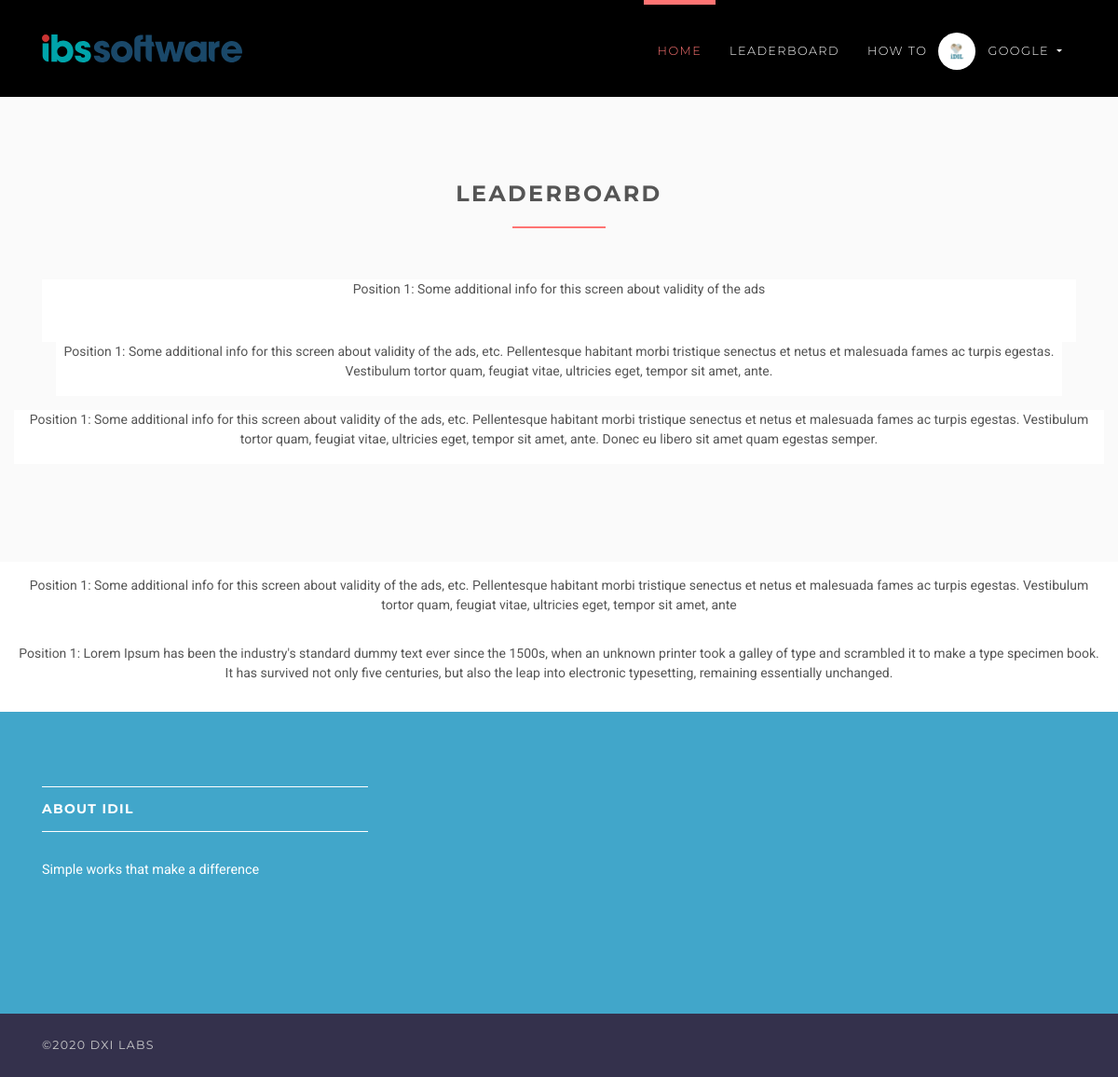
/lb (signed in), run on the app's committed database.
### accounts/models.py (models this page shows, shortened)
class User(AbstractUser):
    username = None
    role = models.CharField(max_length=12, error_messages={
        'required': "Role must be provided"
    })
    points = models.IntegerField(default=0,blank=True)
    email = models.EmailField(unique=True, blank=False,
                              error_messages={
                                  'unique': "A user with that email already exists.",
                              })
    USERNAME_FIELD = "email"
    REQUIRED_FIELDS = []
    objects = UserManager()

### jobsapp/models.py (models this page shows, shortened)
class Job(models.Model):
    user = models.ForeignKey(User, on_delete=models.CASCADE)
    title = models.CharField(max_length=300)
    description = models.TextField()
    location = models.CharField(max_length=150)
    type = models.CharField(choices=JOB_TYPE, max_length=10)
    category = models.CharField(max_length=100)
    last_date = models.DateTimeField()
    company_name = models.CharField(max_length=100)
    company_description = models.CharField(max_length=300)
    website = models.CharField(max_length=100, default="")
    created_at = models.DateTimeField(default=timezone.now)
    filled = models.BooleanField(default=False)
    salary = models.IntegerField(default=0, blank=True)
    status = models.CharField(choices=JOB_STATUS, max_length=30,blank=True)

### jobsapp/views/home.py (the view)
# urls.py: path('lb', LeaderView.as_view(), name='leader'),
class LeaderView(ListView):
    model = Job
    template_name = 'leaderBoard.html'
    context_object_name = 'jobs'
    paginate_by = 5

### templates/leaderBoard.html (shortened to what this page needs)
{% extends 'base.html' %}
{% load static %}
{% block content %}
    <section class="bg-light-gray">
        <div class="container">
            <h3 class="heading">LeaderBoard </h3>
            <div class="row featured align-items-stretch">
                {% for job in jobs %}
                    <div class="col-lg-12 mb-12 mb-lg-0">
                        <div class="box-image-text bg-visible full-height">
                                <p>Position  1: {{ job.description }}</p>
                            </div>
                        </div>
                    </div>
                {% endfor %}
{% endblock %}

### templates/base.html (shortened to what this page needs)
{% load static %}
<!DOCTYPE html>
<html>
<head>
    <link rel="stylesheet"
          href="{% static 'vendor/bootstrap/css/bootstrap.min.css' %}">
    <link rel="stylesheet"
          href="{% static 'vendor/font-awesome/css/font-awesome.min.css' %}">
    <link rel="stylesheet"
          href="{% static 'vendor/owl.carousel/assets/owl.carousel.css' %}">
    <link rel="stylesheet"
          href="{% static 'vendor/owl.carousel/assets/owl.theme.default.css' %}">
    <link rel="stylesheet" href="{% static 'css/style.default.css' %}"
          id="theme-stylesheet">
    <link rel="stylesheet" href="{% static 'css/custom.css' %}">
</head>
<body>
<header class="header">
    <nav class="navbar navbar-expand-lg">
        <div class="container">
            <div id="navbarSupportedContent" class="collapse navbar-collapse">
                 <a href="/" class="navbar-brand">
                <img src="{% static 'img/logo.svg' %}" alt="logo" class="d-none d-lg-block">
            </a>
                <ul class="navbar-nav ml-auto">
                    <li class="nav-item active">
                        <a href="/" class="nav-link">Home <span class="sr-only">(current)</span></a>
                    </li>
                    <li class="nav-item">
                        <a href="/lb" class="nav-link">LeaderBoard</a>
                    </li>
                    <li class="nav-item">
                        <a href="/about" class="nav-link">How to</a>
                    </li>
                    {% if request.user.is_authenticated and request.user.role == 'employer' %}
                        <li class="nav-item dropdown">
                            <a id="clientZone" href="#" data-toggle="dropdown"
                               aria-haspopup="true" aria-expanded="false"
                               class="nav-link dropdown-toggle has-img mb-3 mb-lg-0 mt-3 mt-lg-0">
                                <div class="client-menu-image">
                                    <div class="inner">
                                        <img src="{% static 'img/company-1.png' %}"
                                             alt="company image"
                                             class="img-fluid">
                                    </div>
                                </div>
                                {% if request.user.role == 'employee' %}
                                    {{ request.user.first_name }} {{ request.user.last_name }}
                                {% else %}
                                    {{ request.user.first_name }}
                                {% endif %}
                            </a>
                        </li>
                    {% endif %}
                </ul>
            </div>
        </div>
    </nav>
</header>
<div>
    {% block content %} {% endblock %}
<footer class="footer">
    <div class="footer__block">
        <div class="container">
            <div class="row">
                <div class="col-lg-4 col-md-12 mb-5">
                    <h4 class="h5">About iDIL</h4>
                    <p> Simple works that make a difference </p>
                </div>
            </div>
        </div>
    </div>
    <div class="footer__copyright">
        <div class="container">
            <div class="row">
                <div class="col-md-6 text-md-left text-center">
                    <p>&copy;2020 DxI Labs</p>
                </div>
            </div>
        </div>
    </div>
</footer>
</body>
</html>

### static/css/style.default.css (style rules this page uses)
html { height: 100%; }
body { height: 100%; }
header { z-index: 1000; }
section { position: relative; padding-top: 90px; padding-bottom: 90px; }
.heading { text-align: center; margin-bottom: 40px; }
.heading:after { content: " "; display: block; width: 100px; height: 2px; margin: 20px auto 20px; background: #ff7473; }
a, button { -webkit-transition: all 0.2s ease-out; transition: all 0.2s ease-out; }
.bg-light-gray { background: #fafafa; }
.header { width: 100%; }
.navbar { text-transform: uppercase; letter-spacing: 0.1em; background: #000000; padding-top: 0 !important; padding-bottom: 0 !important; }
.navbar a { font-family: "Montserrat", Helvetica, Arial, sans-serif; }
.navbar ul.navbar-nav > li > a:not(.navbar-btn) { color: #fff; font-weight: 300; font-family: "Montserrat", Helvetica, Arial, sans-serif; font-size: 0.8rem; }
@media (min-width: 992px) { .navbar ul.navbar-nav > li > a:not(.navbar-btn) { border-top: 5px solid transparent; padding: 40px 15px !important; color: #fff; font-weight: 300; } }
@media (min-width: 992px) { .navbar ul.navbar-nav > li.active > a, .navbar ul.navbar-nav > li.show > a { text-decoration: none !important; border-top-color: #ff7473; color: #ff7473; } }
#clientZone.has-img { position: relative; padding-left: 50px !important; border-color: transparent !important; }
.client-menu-image { display: inline-block; width: 40px; height: 40px; line-height: 50px; -ms-flex-line-pack: center; align-content: center; border-radius: 50%; background: #fff; position: absolute; top: 50%; left: -3px; -webkit-transform: translateY(-50%); transform: translateY(-50%); }
.client-menu-image .inner { width: 100%; height: 100%; display: -webkit-box; display: -ms-flexbox; display: flex; -webkit-box-align: center; -ms-flex-align: center; align-items: center; -webkit-box-pack: center; -ms-flex-pack: center; justify-content: center; }
.client-menu-image img { width: 60%; }
.footer__block { background: #41a6ca; padding: 80px 0; }
.footer__block h4 { border-top: solid 1px #fff; border-bottom: solid 1px #fff; padding: 15px 0; margin-bottom: 30px; color: #fff; text-transform: uppercase; letter-spacing: 0.08rem; }
.footer__block p { color: #fff; font-size: 0.9rem; }
.footer__copyright { background: #34314c; color: #ccc; padding: 20px 0; font-size: 0.7875rem; line-height: 28px; font-family: "Montserrat", Helvetica, Arial, sans-serif; text-transform: uppercase; letter-spacing: 0.1em; }
.footer__copyright p { margin: 0; }
.full-height { height: 100% !important; }
.box-image-text { position: relative; background: #fff; overflow: hidden; text-align: center; margin: 15px 0; }
.navbar { padding: 0.5rem 1rem; }
.navbar-brand { display: inline-block; padding-top: 0.33594rem; padding-bottom: 0.33594rem; margin-right: 1rem; font-size: 1.09375rem; }
body { font-family: "Roboto", Helvetica, Arial, sans-serif; font-size: 0.875rem; font-weight: 400; line-height: 1.5; color: #555; background-color: #fff; }
a { color: #ff7473; text-decoration: none; }
h1, h2, h3, h4, h5, h6, .h1, .h2, .h3, .h4, .box-simple h3, .box-image .name h3, .box-image-text .top .name h3, .box-image-text .top .name h4, .h5, .h6 { margin-bottom: 1rem; font-family: "Montserrat", Helvetica, Arial, sans-serif; font-weight: 700; line-height: 1.2; color: #555; text-transform: uppercase; letter-spacing: 0.1em; }
h3, .h3 { font-size: 1.4875rem; }
h4, .h4, .box-simple h3, .box-image .name h3, .box-image-text .top .name h3, .box-image-text .top .name h4 { font-size: 1.0675rem; }
h5, .h5 { font-size: 0.875rem; }

### data on the page
User: user.first_name "GOOGLE"
Job: description "Some additional info for this screen about validity of the ads"
Job: description "Some additional info for this screen about validity of the ads, etc. Pellentesque habitant morbi tristique senectus et netus et malesuada fames ac turpis egestas. Vestibulum tortor quam, feugiat vitae, ultricies eget, tempor sit amet, ante."
Job: description "Some additional info for this screen about validity of the ads, etc. Pellentesque habitant morbi tristique senectus et netus et malesuada fames ac turpis egestas. Vestibulum tortor quam, feugiat vitae, ultricies eget, tempor sit amet, ante. Donec eu libero sit amet quam egestas semper."
Job: description "Some additional info for this screen about validity of the ads, etc. Pellentesque habitant morbi tristique senectus et netus et malesuada fames ac turpis egestas. Vestibulum tortor quam, feugiat vitae, ultricies eget, tempor sit amet, ante"
Job: description "Lorem Ipsum has been the industry's standard dummy text ever since the 1500s, when an unknown printer took a galley of type and scrambled it to make a type specimen book. It has survived not only five centuries, but also the leap into electronic typesetting, remaining essentially unchanged."
